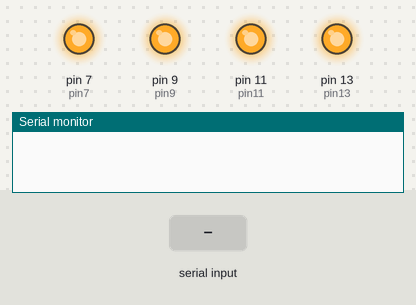
The sketch below on a simulated Arduino Uno, built with avr-gcc and run on an emulated ATmega328P. Shown: output pins drawn as LEDs (lit = HIGH), the last lines printed to the serial monitor. The inputs (shaded band) are chosen by the test bench.

Above: at 1.2 s.
1.3 s: "1" received over Serial
At 2.2 s:
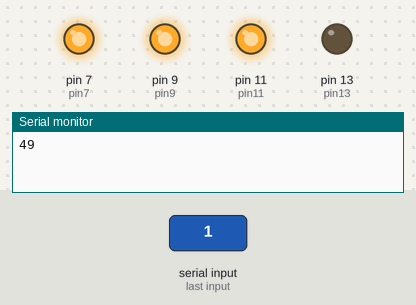
2.8 s: byte 52 (52) received over Serial
At 3.4 s:
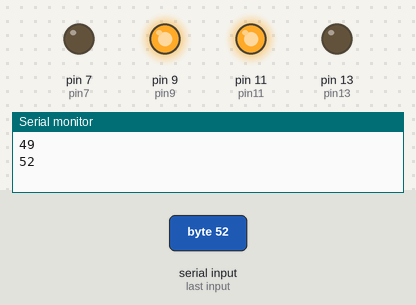
4.3 s: "5" received over Serial
At 5.5 s:
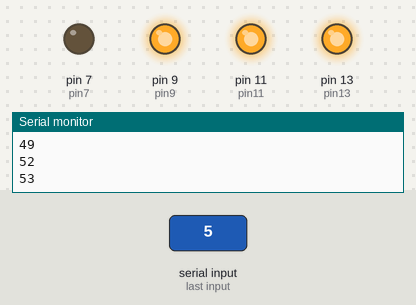
5.8 s: "2" received over Serial
At 6.9 s:
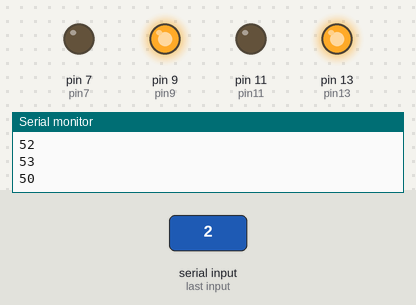
7.3 s: byte 56 (56) received over Serial
At 8.0 s:
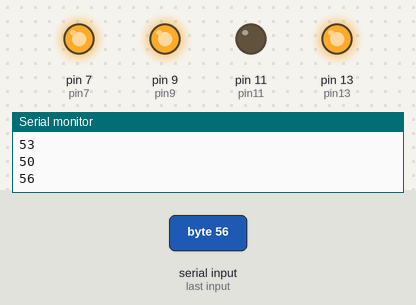
8.8 s: "3" received over Serial
At 9.1 s:
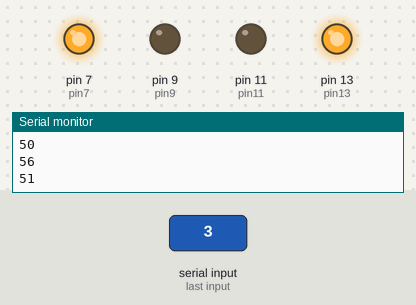
Timing chart, 0 to 11.3 s (numbered marks = the images above; inputs shaded):
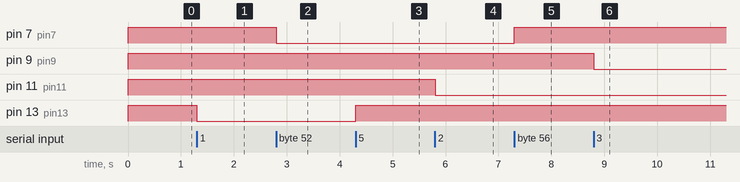

The sketch:

RedGrim_Aux.ino
```cpp
#include <stdlib.h>

#define pin13 13
#define pin11 11
#define pin9 9
#define pin7 7

String input = "";
int command = 0;


void setup()
{
  //PIN 13
  pinMode(pin13, OUTPUT);
  digitalWrite(pin13, HIGH);

  //PIN 11
  pinMode(pin11, OUTPUT);
  digitalWrite(pin11, HIGH);

  //PIN 9
  pinMode(pin9, OUTPUT);
  digitalWrite(pin9, HIGH);

  //PIN 7
  pinMode(pin7, OUTPUT);
  digitalWrite(pin7, HIGH);

  //open serial comm
  Serial.begin(9600);
}

void loop()
{
  if (Serial.available() > 0)
  {
    //input = Serial.readString();
    //Serial.println("Input - " + input);
    command = Serial.read();
    Serial.println(command);

    switch(command)
    {
      //AUX1
      case 53:
      {
          digitalWrite(pin13, HIGH);
          break;
      }
      case 49:
      {
          digitalWrite(pin13, LOW);
          break;
      }

      //AUX2
      case 54:
      {
          digitalWrite(pin11, HIGH);
          break;
      }
      case 50:
      {
          digitalWrite(pin11, LOW);
          break;
      }

      //AUX3
      case 55:
      {
          digitalWrite(pin9, HIGH);
          break;
      }
      case 51:
      {
          digitalWrite(pin9, LOW);
          break;
      }

      //AUX4
      case 56:
      {
          digitalWrite(pin7, HIGH);
          break;
      }
      case 52:
      {
          digitalWrite(pin7, LOW);
          break;
      }
    }
  }
}
```

Measured:
- after the input at 1.3 s, pin 13 (pin13): HIGH → LOW at once
- after the input at 2.8 s, pin 7 (pin7): HIGH → LOW at once
- after the input at 4.3 s, pin 13 (pin13): LOW → HIGH at once
- after the input at 5.8 s, pin 11 (pin11): HIGH → LOW at once
- after the input at 7.3 s, pin 7 (pin7): LOW → HIGH at once
- after the input at 8.8 s, pin 9 (pin9): HIGH → LOW at once
